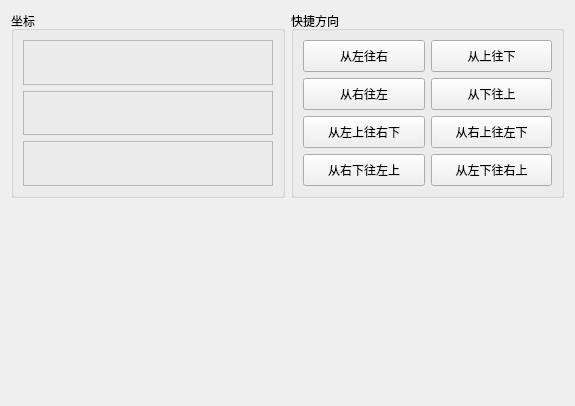
<?xml version="1.0" encoding="UTF-8"?>
<ui version="4.0">
 <class>LinearGradientFrame</class>
 <widget class="QFrame" name="LinearGradientFrame">
  <property name="geometry">
   <rect>
    <x>0</x>
    <y>0</y>
    <width>575</width>
    <height>406</height>
   </rect>
  </property>
  <property name="windowTitle">
   <string>Frame</string>
  </property>
  <layout class="QGridLayout" name="gridLayout_2">
   <item row="0" column="0">
    <widget class="QGroupBox" name="groupBox">
     <property name="title">
      <string>坐标</string>
     </property>
     <layout class="QVBoxLayout" name="verticalLayout">
      <item>
       <widget class="PointItemFrame" name="frame_start">
        <property name="frameShape">
         <enum>QFrame::StyledPanel</enum>
        </property>
        <property name="frameShadow">
         <enum>QFrame::Raised</enum>
        </property>
       </widget>
      </item>
      <item>
       <widget class="PointItemFrame" name="frame_end">
        <property name="frameShape">
         <enum>QFrame::StyledPanel</enum>
        </property>
        <property name="frameShadow">
         <enum>QFrame::Raised</enum>
        </property>
       </widget>
      </item>
      <item>
       <widget class="SpreadFrame" name="frame_spread">
        <property name="frameShape">
         <enum>QFrame::StyledPanel</enum>
        </property>
        <property name="frameShadow">
         <enum>QFrame::Raised</enum>
        </property>
       </widget>
      </item>
     </layout>
    </widget>
   </item>
   <item row="0" column="1">
    <widget class="QGroupBox" name="groupBox_2">
     <property name="title">
      <string>快捷方向</string>
     </property>
     <layout class="QGridLayout" name="gridLayout">
      <item row="0" column="0">
       <widget class="QPushButton" name="pushButton_1">
        <property name="minimumSize">
         <size>
          <width>0</width>
          <height>32</height>
         </size>
        </property>
        <property name="maximumSize">
         <size>
          <width>16777215</width>
          <height>32</height>
         </size>
        </property>
        <property name="text">
         <string>从左往右</string>
        </property>
       </widget>
      </item>
      <item row="0" column="1">
       <widget class="QPushButton" name="pushButton_2">
        <property name="minimumSize">
         <size>
          <width>0</width>
          <height>32</height>
         </size>
        </property>
        <property name="maximumSize">
         <size>
          <width>16777215</width>
          <height>32</height>
         </size>
        </property>
        <property name="text">
         <string>从上往下</string>
        </property>
       </widget>
      </item>
      <item row="1" column="0">
       <widget class="QPushButton" name="pushButton_3">
        <property name="minimumSize">
         <size>
          <width>0</width>
          <height>32</height>
         </size>
        </property>
        <property name="maximumSize">
         <size>
          <width>16777215</width>
          <height>32</height>
         </size>
        </property>
        <property name="text">
         <string>从右往左</string>
        </property>
       </widget>
      </item>
      <item row="1" column="1">
       <widget class="QPushButton" name="pushButton_4">
        <property name="minimumSize">
         <size>
          <width>0</width>
          <height>32</height>
         </size>
        </property>
        <property name="maximumSize">
         <size>
          <width>16777215</width>
          <height>32</height>
         </size>
        </property>
        <property name="text">
         <string>从下往上</string>
        </property>
       </widget>
      </item>
      <item row="2" column="0">
       <widget class="QPushButton" name="pushButton_5">
        <property name="minimumSize">
         <size>
          <width>0</width>
          <height>32</height>
         </size>
        </property>
        <property name="maximumSize">
         <size>
          <width>16777215</width>
          <height>32</height>
         </size>
        </property>
        <property name="text">
         <string>从左上往右下</string>
        </property>
       </widget>
      </item>
      <item row="2" column="1">
       <widget class="QPushButton" name="pushButton_7">
        <property name="minimumSize">
         <size>
          <width>0</width>
          <height>32</height>
         </size>
        </property>
        <property name="maximumSize">
         <size>
          <width>16777215</width>
          <height>32</height>
         </size>
        </property>
        <property name="text">
         <string>从右上往左下</string>
        </property>
       </widget>
      </item>
      <item row="3" column="0">
       <widget class="QPushButton" name="pushButton_6">
        <property name="minimumSize">
         <size>
          <width>0</width>
          <height>32</height>
         </size>
        </property>
        <property name="maximumSize">
         <size>
          <width>16777215</width>
          <height>32</height>
         </size>
        </property>
        <property name="text">
         <string>从右下往左上</string>
        </property>
       </widget>
      </item>
      <item row="3" column="1">
       <widget class="QPushButton" name="pushButton_8">
        <property name="minimumSize">
         <size>
          <width>0</width>
          <height>32</height>
         </size>
        </property>
        <property name="maximumSize">
         <size>
          <width>16777215</width>
          <height>32</height>
         </size>
        </property>
        <property name="text">
         <string>从左下往右上</string>
        </property>
       </widget>
      </item>
     </layout>
    </widget>
   </item>
   <item row="1" column="0">
    <spacer name="verticalSpacer">
     <property name="orientation">
      <enum>Qt::Vertical</enum>
     </property>
     <property name="sizeHint" stdset="0">
      <size>
       <width>20</width>
       <height>40</height>
      </size>
     </property>
    </spacer>
   </item>
  </layout>
 </widget>
 <customwidgets>
  <customwidget>
   <class>PointItemFrame</class>
   <extends>QFrame</extends>
   <header>PointItemFrame.h</header>
   <container>1</container>
  </customwidget>
  <customwidget>
   <class>SpreadFrame</class>
   <extends>QFrame</extends>
   <header>SpreadFrame.h</header>
   <container>1</container>
  </customwidget>
 </customwidgets>
 <resources/>
 <connections/>
</ui>
